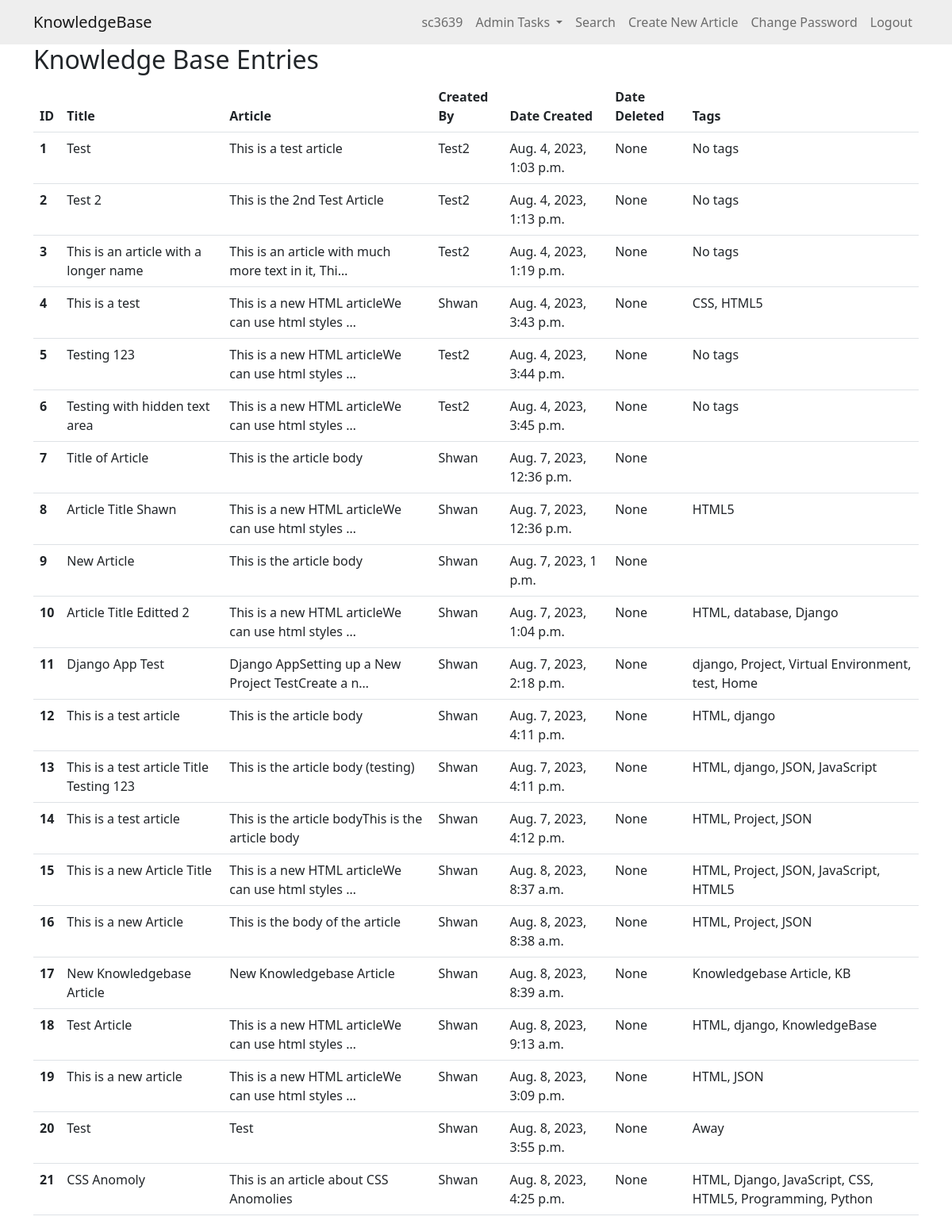
/kblist/ (signed in), run on an earlier commit of the app's database.
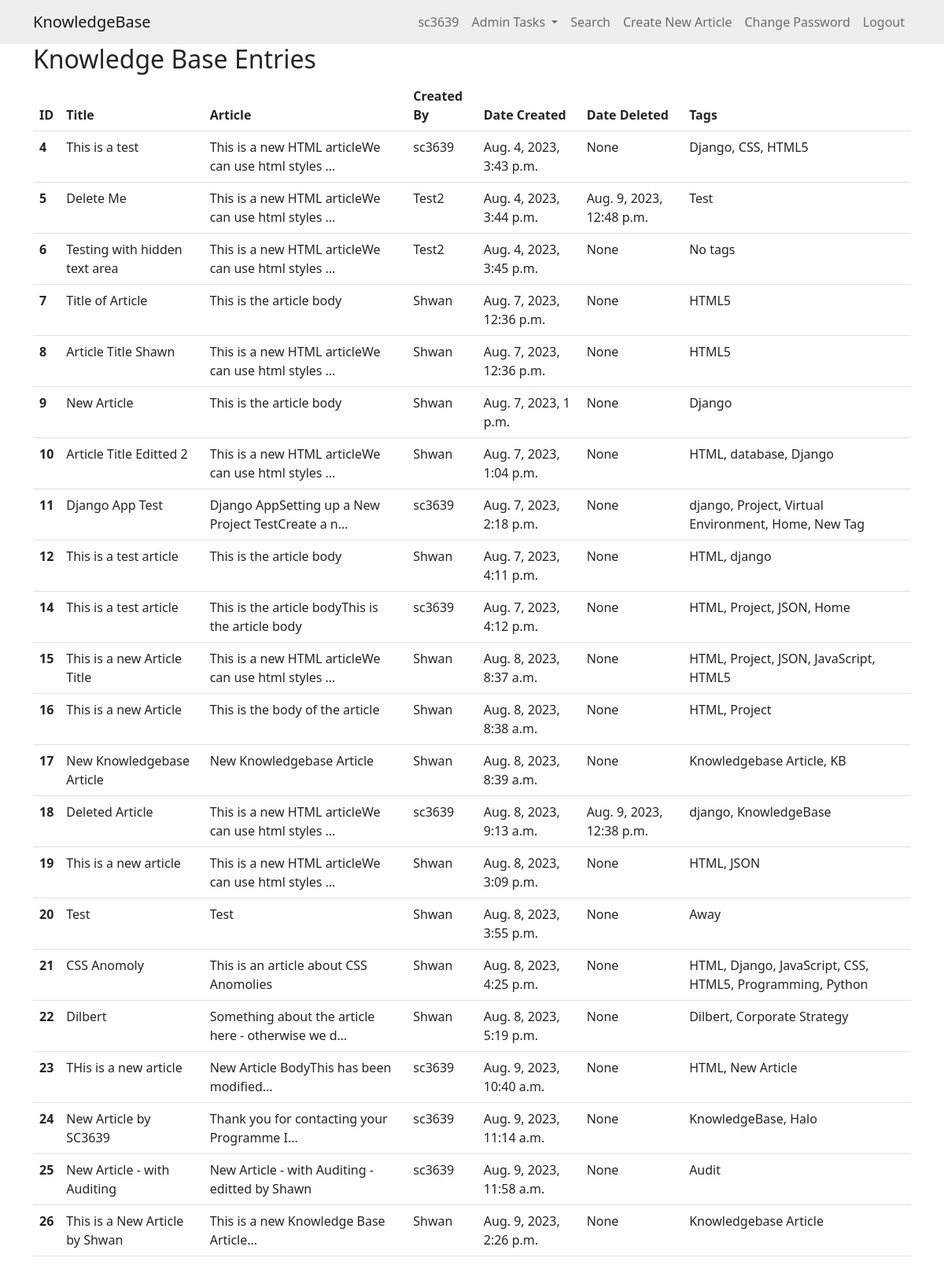
And on a later commit of the database.
### knowledge/models.py (models this page shows, shortened)
class KBEntry(models.Model):
    title = models.CharField(max_length=255)
    article = models.TextField()
    created_by = models.ForeignKey(User, related_name="created_kb_entries", on_delete=models.SET_NULL, null=True)
    created_datetime = models.DateTimeField(auto_now_add=True)
    modified_datetime = models.DateTimeField(auto_now=True)
    last_modified_by = models.ForeignKey(User, related_name="modified_kb_entries", on_delete=models.SET_NULL, null=True)
    deleted_datetime = models.DateTimeField(null=True, blank=True)
    deleted_by = models.ForeignKey(User, related_name="deleted_kb_entries", on_delete=models.SET_NULL, null=True, blank=True)
    upvotes = models.ManyToManyField(User, related_name="upvoted_kb_entries", blank=True)
    downvotes = models.ManyToManyField(User, related_name="downvoted_kb_entries", blank=True)
    meta_data = models.ManyToManyField('Tag', blank=True) # Assuming you will have a 'Tag' model

class Tag(models.Model):
    name = models.CharField(max_length=100)

### knowledge/views.py (the view)
# urls.py: path('kblist/', kblist, name='kb_list'),
@login_required
def kblist(request):
    if not request.user.is_superuser:
        messages.error(request, "You don't have permission to view this page.")
        return redirect('home')
    entries = KBEntry.objects.all()  # get all KB Articles
    return render(request, 'knowledge/kb_list.html', {'entries': entries})

### knowledge/templates/knowledge/kb_list.html
{% extends 'knowledge/base.html' %}
{% block content %}
  <h2>Knowledge Base Entries</h2>
  <table class="table">
    <thead class="thead-dark">
      <tr>
        <th scope="col">ID</th>
        <th scope="col">Title</th>
        <th scope="col">Article</th>
        <th scope="col">Created By</th>
        <th scope="col">Date Created</th>
        <th scope="col">Date Deleted</th>
        <th scope="col">Tags</th>
      </tr>
    </thead>
    <tbody>
      {% for entry in entries %}
        <tr>
          <th scope="row">{{ entry.id }}</th>
          <td>{{ entry.title }}</td>
          <td>{{ entry.article|striptags|truncatechars:50 }}</td>
          <td>{{ entry.created_by.username }}</td>
          <td>{{ entry.created_datetime }}</td>
          <td>{{ entry.deleted_datetime }}</td>
          <td>
            {% for tag in entry.meta_data.all %}
                <span class="tag">{{ tag.name }}</span>{% if not forloop.last %}, {% endif %}
            {% empty %}
                No tags
            {% endfor %}
        </td>
        </tr>
      {% empty %}
        <tr>
          <td colspan="5">No entries found.</td>
        </tr>
      {% endfor %}
    </tbody>
  </table>
{% endblock %}

What changed in the data, as far as the page shows it:
removed KBEntry: id "1", title "Test", article "This is a test article", created_by.username "Test2", created_datetime "Aug. 4, 2023, 1:03 p.m.", deleted_datetime "None"
removed KBEntry: id "2", title "Test 2", article "This is the 2nd Test Article", created_by.username "Test2", created_datetime "Aug. 4, 2023, 1:13 p.m.", deleted_datetime "None"
removed KBEntry: id "3", title "This is an article with a longer name", article "This is an article with much more text in it, Thi…", created_by.username "Test2", created_datetime "Aug. 4, 2023, 1:19 p.m.", deleted_datetime "None"
removed KBEntry: id "13", title "This is a test article Title Testing 123", article "This is the article body (testing)", created_by.username "Shwan", created_datetime "Aug. 7, 2023, 4:11 p.m.", deleted_datetime "None", Tag (name "HTML"), Tag (name "django"), Tag (name "JSON"), Tag (name "JavaScript")
changed KBEntry "This is a test": created_by.username "Shwan" → "sc3639"; gains Tag (name "Django")
changed KBEntry id 5: gains Tag (name "Test"); title "Testing 123" → "Delete Me"; deleted_datetime "None" → "Aug. 9, 2023, 12:48 p.m."; no longer shows "No tags"
changed KBEntry "Title of Article": gains Tag (name "HTML5")
changed KBEntry "New Article": gains Tag (name "Django")
changed KBEntry "Django App Test": loses Tag (name "test"); created_by.username "Shwan" → "sc3639"
shown differently, row unchanged: Tag "Project": no longer shows ","
shown differently, row unchanged: Tag "Home": now shows ","
added Tag: name "New Tag", shown under KBEntry "Django App Test"
changed KBEntry "This is the article bodyThis is the article body": created_by.username "Shwan" → "sc3639"; gains Tag (name "Home")
shown differently, row unchanged: Tag "JSON": now shows ","
changed KBEntry "This is a new Article": loses Tag (name "JSON")
changed KBEntry id 18: title "Test Article" → "Deleted Article"; created_by.username "Shwan" → "sc3639"; deleted_datetime "None" → "Aug. 9, 2023, 12:38 p.m."; loses Tag (name "HTML")
added KBEntry: id "22", title "Dilbert", article "Something about the article here - otherwise we d…", created_by.username "Shwan", created_datetime "Aug. 8, 2023, 5:19 p.m.", deleted_datetime "None"
added Tag: name "Dilbert", shown under "22"
added Tag: name "Corporate Strategy", shown under "22"
added KBEntry: id "23", title "THis is a new article", article "New Article BodyThis has been modified...", created_by.username "sc3639", created_datetime "Aug. 9, 2023, 10:40 a.m.", deleted_datetime "None", Tag (name "HTML")
added Tag: name "New Article", shown under "23"
added KBEntry: id "24", title "New Article by SC3639", article "Thank you for contacting your Programme I…", created_by.username "sc3639", created_datetime "Aug. 9, 2023, 11:14 a.m.", deleted_datetime "None", Tag (name "KnowledgeBase")
added Tag: name "Halo", shown under "24"
added KBEntry: id "25", title "New Article - with Auditing", article "New Article - with Auditing - editted by Shawn", created_by.username "sc3639", created_datetime "Aug. 9, 2023, 11:58 a.m.", deleted_datetime "None"
added Tag: name "Audit", shown under "25"
added KBEntry: id "26", title "This is a New Article by Shwan", article "This is a new Knowledge Base Article...", created_by.username "Shwan", created_datetime "Aug. 9, 2023, 2:26 p.m.", deleted_datetime "None", Tag (name "Knowledgebase Article")
